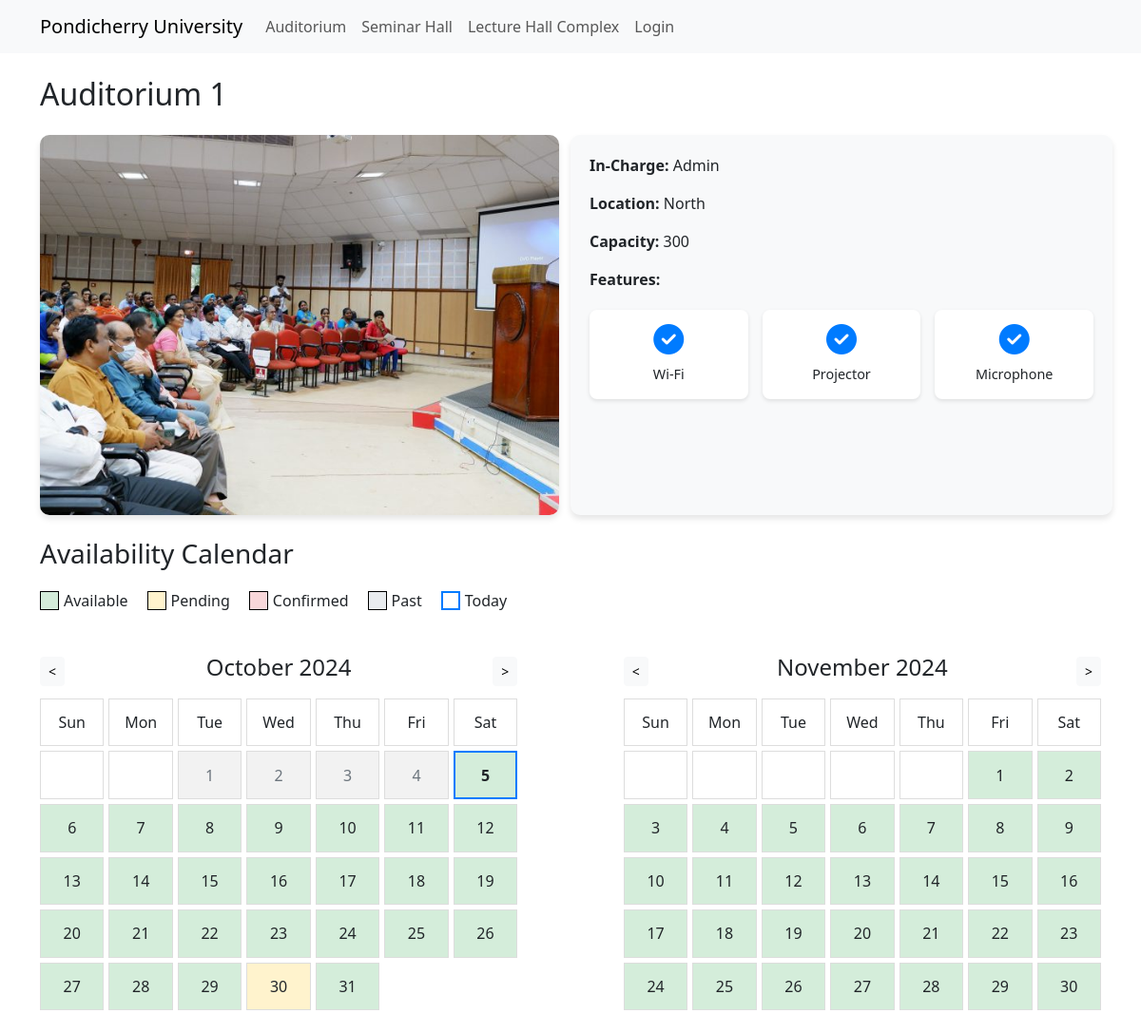
Page /room_details.php?room_id=1&type=auditorium on the committed database.
### tables this page shows
CREATE TABLE `auditoriums` (
  `room_id` int(11) NOT NULL,
  `room_name` varchar(100) NOT NULL,
  `capacity` int(11) NOT NULL,
  `location` varchar(100) DEFAULT NULL,
  `status` enum('Available','Under Maintenance') DEFAULT 'Available',
  `in_charge_id` int(11) DEFAULT NULL,
  `image` varchar(255) DEFAULT NULL,
  `features` set('Wi-Fi','Smart Board','Projector','Blackboard','AC','Microphone','Video Conferencing') DEFAULT NULL
);

CREATE TABLE `users` (
  `user_id` int(11) NOT NULL,
  `username` varchar(50) NOT NULL,
  `password` varchar(255) NOT NULL,
  `email` varchar(100) NOT NULL,
  `role` enum('Prof','Asst Prof','HOD','Dean','Registrar','Admin') NOT NULL,
  `department_id` int(11) DEFAULT NULL
);

### room_details.php (the view, shortened to what this page needs)
<?php
include 'db_connection.php';
$loggedIn = isset($_SESSION['role']);
if (isset($_GET['room_id']) && isset($_GET['type'])) {
    $room_id = intval($_GET['room_id']);
    $type = $_GET['type'];
    switch ($type) {
        case 'auditorium':
            $sql = "SELECT a.*, u.username AS in_charge_name
                    FROM auditoriums a
                    JOIN users u ON a.in_charge_id = u.user_id
                    WHERE a.room_id = ?";
            break;
    }
    $stmt = $db->prepare($sql);
    $stmt->bind_param("i", $room_id);
    $stmt->execute();
    $result = $stmt->get_result();
    if ($result->num_rows > 0) {
        $room = $result->fetch_assoc();
    } else {
        echo '<p>Room not found.</p>';
        exit;
    }
} else {
    echo '<p>No room selected.</p>';
    exit;
}
$gallery_sql = "SELECT * FROM room_gallery WHERE room_id = ?";
$gallery_stmt = $db->prepare($gallery_sql);
$gallery_stmt->bind_param("i", $room_id);
$gallery_stmt->execute();
$gallery_result = $gallery_stmt->get_result();
$gallery_images = $gallery_result->fetch_all(MYSQLI_ASSOC);
$start_date = date('Y-m-d');
$end_date = date('Y-m-d', strtotime('+60 days'));
$booking_sql = "SELECT booking_date, status FROM bookings WHERE room_id = ? AND booking_date BETWEEN ? AND ?";
$booking_stmt = $db->prepare($booking_sql);
$booking_stmt->bind_param("iss", $room_id, $start_date, $end_date);
if (!$booking_stmt->execute()) {
    echo '<p>Error executing calendar query: ' . htmlspecialchars($booking_stmt->error) . '</p>';
    exit;
}
$booking_result = $booking_stmt->get_result();
$bookings = [];
while ($row = $booking_result->fetch_assoc()) {
    $bookings[$row['booking_date']] = $row['status'];
}
?>
<!DOCTYPE html>
<html lang="en">
<head>
    <link href="https://cdn.jsdelivr.net/npm/bootstrap@5.3.0/dist/css/bootstrap.min.css" rel="stylesheet">
    <link rel="stylesheet" href="https://cdnjs.cloudflare.com/ajax/libs/font-awesome/6.4.0/css/all.min.css">
    <link href='https://cdn.jsdelivr.net/npm/fullcalendar@5.10.2/main.min.css' rel='stylesheet' />
</head>
<body>
    <nav class="navbar navbar-expand-lg navbar-light bg-light">
        <div class="container">
            <a class="navbar-brand" href="index.php">Pondicherry University</a>
            <div class="collapse navbar-collapse" id="navbarNav">
                <ul class="navbar-nav">
                    <li class="nav-item"><a class="nav-link" href="index.php?type=auditorium">Auditorium</a></li>
                    <li class="nav-item"><a class="nav-link" href="index.php?type=seminar_hall">Seminar Hall</a></li>
                    <li class="nav-item"><a class="nav-link" href="complex.php">Lecture Hall Complex</a></li>
                    <?php if ($loggedIn): ?>
                        <li class='nav-item'><a class='nav-link' href='logout.php'>Logout</a></li>
                    <?php else: ?>
                        <li class='nav-item'><a class='nav-link' href='login.html'>Login</a></li>
                    <?php endif; ?>
                </ul>
            </div>
        </div>
    </nav>
    <div class="container mt-4">
        <h2 class="mb-4"><?php echo htmlspecialchars($room['room_name']); ?></h2>
        <div class="row">
            <div class="col-md-6">
                <?php if (!empty($gallery_images)): ?>
                    <div class="gallery-container">
                        <?php foreach ($gallery_images as $index => $image): ?>
                            <img src="<?php echo htmlspecialchars($image['image_url']); ?>" alt="Room Image" class="gallery-image <?php echo $index === 0 ? 'active' : ''; ?>" />
                        <?php endforeach; ?>
                        <div class="gallery-nav">
                            <?php foreach ($gallery_images as $index => $image): ?>
                                <div class="gallery-nav-item <?php echo $index === 0 ? 'active' : ''; ?>" data-index="<?php echo $index; ?>"></div>
                            <?php endforeach; ?>
                        </div>
                    </div>
                <?php else: ?>
                    <div class="gallery-container">
                        <?php
                        $roomImage = htmlspecialchars($room['image']);
                        ?>
                        <img src="<?php echo !empty($roomImage) ? $roomImage : 'path/to/default-image.jpg'; ?>" alt="Room Image" style="height: 100%; width: 100%; object-fit: cover;" />
                    </div>
                <?php endif; ?>
            </div>
            <div class="col-md-6 room-details">
                <p><strong>In-Charge:</strong> <?php echo htmlspecialchars($room['in_charge_name']); ?></p>
                <p><strong>Location:</strong> <?php echo htmlspecialchars($room['location']); ?></p>
                <p><strong>Capacity:</strong> <?php echo htmlspecialchars($room['capacity']); ?></p>
                <p><strong>Features:</strong></p>
                <div class="feature-grid">
                    <?php foreach (explode(',', $room['features']) as $feature): ?>
                        <div class="feature-item">
                            <i class="feature-icon fas fa-check-circle"></i>
                            <span class="feature-name"><?php echo htmlspecialchars(trim($feature)); ?></span>
                        </div>
                    <?php endforeach; ?>
                </div>
            </div>
        </div>
    </div>
    <div class="container mt-4">
        <h3>Availability Calendar</h3>
        <?php if ($type == 'auditorium'): ?>
            <div class="calendar-legend">
                <div class="legend-item">
                    <div class="legend-color" style="background-color: #d4edda;"></div>
                    <span>Available</span>
                </div>
                <div class="legend-item">
                    <div class="legend-color" style="background-color: #fff3cd;"></div>
                    <span>Pending</span>
                </div>
                <div class="legend-item">
                    <div class="legend-color" style="background-color: #f8d7da;"></div>
                    <span>Confirmed</span>
                </div>
                <div class="legend-item">
                    <div class="legend-color" style="background-color: #e9ecef;"></div>
                    <span>Past</span>
                </div>
                <div class="legend-item">
                    <div class="legend-color" style="border: 2px solid #007bff; background-color: transparent;"></div>
                    <span>Today</span>
                </div>
            </div>
            <br>
            <div class="calendar-container">
                <?php
                $current_month = new DateTime();
                for ($i = 0; $i < 2; $i++):
                    $year = $current_month->format('Y');
                    $month = $current_month->format('m');
                ?>
                <div class="calendar">
                    <div class="calendar-header">
                        <button class="btn btn-sm btn-light prev-month">&lt;</button>
                        <h4><?php echo $current_month->format('F Y'); ?></h4>
                        <button class="btn btn-sm btn-light next-month">&gt;</button>
                    </div>
                    <div class="calendar-grid">
                        <?php
                        $days = ['Sun', 'Mon', 'Tue', 'Wed', 'Thu', 'Fri', 'Sat'];
                        foreach ($days as $day) {
                            echo "<div class='calendar-day'><span class='day-name'>$day</span></div>";
                        }
                        $days_in_month = cal_days_in_month(CAL_GREGORIAN, $month, $year);
                        $first_day = date('w', strtotime("$year-$month-01"));
                        $today = date('Y-m-d');
                        for ($j = 0; $j < $first_day; $j++) {
                            echo '<div class="calendar-day"></div>';
                        }
                        for ($day = 1; $day <= $days_in_month; $day++) {
                            $date = sprintf('%04d-%02d-%02d', $year, $month, $day);
                            $class = 'calendar-day';
                            if (isset($bookings[$date])) {
                                $class .= $bookings[$date] == 'Confirmed' ? ' confirmed' : ' pending';
                            } elseif ($date < $today) {
                                $class .= ' past';
                            } else {
                                $class .= ' available';
                            }
                            if ($date == $today) {
                                $class .= ' today';
                            }
                            echo "<div class='$class' data-date='$date'>$day</div>";
                        }
                        ?>
                    </div>
                </div>
                <?php
                    $current_month->modify('+1 month');
                endfor;
                ?>
            </div>
        <?php endif; ?>
        <br>
    </div>
</body>
</html>

### room_details.php (style rules this page uses)
.calendar-container { display: flex; flex-wrap: wrap; justify-content: space-between; gap:10px; }
.calendar { width: 100%; max-width: 45%; }
.calendar-header { display: flex; justify-content: space-between; align-items: center; margin-bottom: 10px; }
.calendar-grid { display: grid; grid-template-columns: repeat(7, 1fr); gap: 5px; }
.calendar-day { aspect-ratio: 4/3; display: flex; flex-direction: column; justify-content: center; align-items: center; border: 1px solid #ddd; cursor: pointer; font-size: 1em; }
.calendar-day.available { background-color: #d4edda; }
.calendar-day.pending { background-color: #fff3cd; }
.calendar-day.past { background-color: #f2f2f2; color: #6c757d; }
.calendar-day.today { border: 2px solid #007bff; font-weight: bold; }
.calendar-legend { display: flex; justify-content: start; gap: 20px; margin: 20px 0; }
.legend-item { display: flex; align-items: center; }
.legend-color { width: 20px; height: 20px; margin-right: 5px; border: 1px solid #000; }
.gallery-container { position: relative; width: 100%; height: 400px; overflow: hidden; border-radius: 10px; box-shadow: 0 4px 6px rgba(0, 0, 0, 0.1); }
.feature-icon { font-size: 2rem; color: #007bff; }
.room-details { background-color: #f8f9fa; border-radius: 10px; padding: 20px; box-shadow: 0 4px 6px rgba(0, 0, 0, 0.1); }
.feature-grid { display: grid; grid-template-columns: repeat(auto-fit, minmax(120px, 1fr)); gap: 15px; margin-top: 20px; }
.feature-item { display: flex; flex-direction: column; align-items: center; text-align: center; padding: 15px; background-color: #ffffff; border-radius: 8px; box-shadow: 0 2px 4px rgba(0, 0, 0, 0.1); transition: transform 0.2s ease; }
.feature-name { margin-top: 10px; font-size: 0.9rem; }

### rows in the picture
auditoriums: room_name "Auditorium 1", image (picture), in_charge.username "Admin", location "North", capacity "300", features "Wi-Fi", features "Projector", features "Microphone"

### other values in the picture
$day "Sun"
$day "Mon"
$day "Tue"
$day "Wed"
$day "Thu"
$day "Fri"
$day "Sat"
